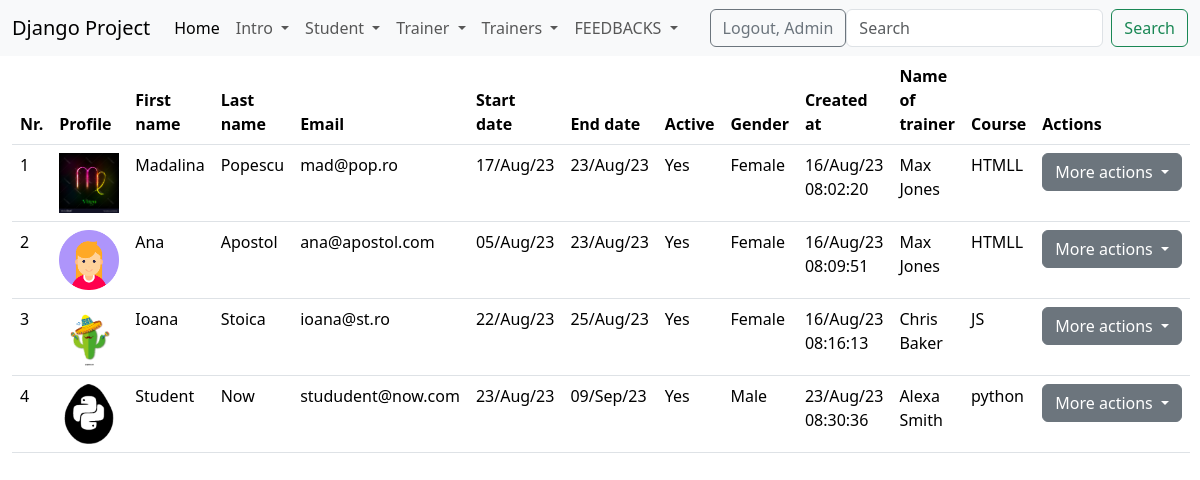
The page /list-of-students/ (signed in) on the database its author committed.
### student/models.py (models this page shows, shortened)
class Student(models.Model):
    gender_options = (
        ('male','MALE'),
        ('female','FEMALE')
    )
    first_name = models.CharField(max_length=30)
    last_name = models.CharField(max_length=30)
    age = models.IntegerField()
    email = models.EmailField(max_length=100)
    description = models.TextField(max_length=500)
    start_date = models.DateField()
    end_date = models.DateField()
    active = models.BooleanField(default=True)
    gender = models.CharField(max_length=6, choices=gender_options)
    trainer = models.ForeignKey(Trainer, on_delete=models.CASCADE, null=True)
    profile = models.ImageField(upload_to='profiles_student/', null=True)
    create_at = models.DateTimeField(auto_now_add=True)
    update_at = models.DateTimeField(auto_now=True)

### trainer/models.py (models this page shows)
class Trainer(models.Model):
    department_options = (
        ('backend', 'BACKEND'),
        ('frontend', 'FRONTEND'),
        ('network', 'NETWORK')
    )
    first_name = models.CharField(max_length=20)
    last_name = models.CharField(max_length=20)
    course = models.CharField(max_length=40)
    email = models.EmailField(max_length=40)
    department = models.CharField(max_length=40, choices=department_options)
    active = models.BooleanField(default=True)
    profile = models.ImageField(upload_to='profiles/', null=True)
    created_at = models.DateTimeField(auto_now_add=True)
    updated_at = models.DateTimeField(auto_now=True)
    def __str__(self):
        return f'{self.first_name} {self.last_name}'

### student/views.py (the view)
# urls.py: path('list-of-students/', views.StudentListView.as_view(), name='list_of_students'),
class StudentListView(LoginRequiredMixin,PermissionRequiredMixin,ListView):
    template_name = 'student/list_of_students.html'
    model = Student
    context_object_name = 'all_students'
    permission_required = 'student.view_list_of_students'
    def get_queryset(self):
        return Student.objects.filter(active=True)

### djangoProject/context_processors.py (called while the page is built)
def get_all_trainers(request):
    get_trainers = Trainer.objects.all()
    return {'trainers': get_trainers}

### templates/student/list_of_students.html (shortened to what this page needs)
{% extends 'base.html' %}
{% load static %}
{% block content %}
    <div class="container-fluid">
        <div class="row">
            <div class="col-md-12">
                {% if all_students %}
                    <table class="table">
                        <thead>
                        <tr>
                            <th>Nr.</th>
                            <th>Profile</th>
                            <th>First name</th>
                            <th>Last name</th>
                            <th>Email</th>
                            <th>Start date</th>
                            <th>End date</th>
                            <th>Active</th>
                            <th>Gender</th>
                            <th>Created at</th>
                            <th>Name of trainer</th>
                            <th>Course</th>
                            <th>Actions</th>
                        </tr>
                        </thead>
                        <tbody>
                        {% for student in all_students %}
                            <tr>
                                <td>{{ forloop.counter }}</td>
                                <td>
                                    {% if student.profile %}
                                        <img src="{{ student.profile.url }}" style="width: 60px; height: 60px"
                                             alt="nu exista imagine">
                                    {% elif  student.gender == 'male' %}
                                        <img src="{% static 'images/img.png' %}" style="width: 60px; height: 60px"
                                             alt="nu exista imagine">
                                    {% elif student.gender == 'female' %}
                                        <img src="{% static 'images/img_1.png' %}" style="width: 60px; height: 60px"
                                             alt="nu exista imagine">
                                    {% endif %}
                                </td>
                                <td>{{ student.first_name }}</td>
                                <td>{{ student.last_name }}</td>
                                <td>{{ student.email }}</td>
                                <td>{{ student.start_date|date:'d/M/y' }}</td>
                                <td>{{ student.end_date|date:'d/M/y' }}</td>
                                <td>
                                    {% if student.active %}
                                        Yes
                                    {% else %}
                                        No
                                    {% endif %}
                                </td>
                                <td>
                                    {{ student.gender|title }}
                                </td>
                                <td>
                                    {{ student.create_at|date:'d/M/y h:i:s' }}
                                </td>
                                <td> {% if student.trainer %}
                                    {{ student.trainer }}
                                {% else %}
                                    No trainer
                                {% endif %}
                                </td>
                                <td>
                                    {% if student.trainer.course %}
                                        {{ student.trainer.course }}
                                    {% else %}
                                        No course
                                    {% endif %}
                                </td>
                                {% if perms.student.change_student or perms.student_delete_student or perms.student.view_student %}
                                    <td>
                                        <div class="dropdown">
                                            <button class="btn btn-secondary dropdown-toggle" type="button"
                                                    data-bs-toggle="dropdown" aria-expanded="false">
                                                More actions
                                            </button>
                                        </div>
                                    </td>
                                {% else %}
                                    <td>No actions</td>
                                {% endif %}
                            </tr>
                        {% endfor %}
                        </tbody>
                    </table>
                {% else %}
                    <h1 class="text-center">NO STUDENTS!</h1>
                {% endif %}
            </div>
        </div>
    </div>
{% endblock %}

### templates/base.html (shortened to what this page needs)
<!DOCTYPE html>
{%  load static %}
<html lang="en">
<head>
    <link href="https://cdn.jsdelivr.net/npm/bootstrap@5.3.1/dist/css/bootstrap.min.css" rel="stylesheet">
    <link rel="stylesheet" href="{% static 'css/my_style.css' %}" >
</head>
<body>
{% include 'navbar.html' %}
{% block content %} {% endblock %}
</body>
</html>

### templates/navbar.html (shortened to what this page needs)
<nav class="navbar navbar-expand-lg bg-body-tertiary">
    <div class="container-fluid">
        <a class="navbar-brand" href="#">Django Project</a>
        <div class="collapse navbar-collapse" id="navbarSupportedContent">
            <ul class="navbar-nav me-auto mb-2 mb-lg-0">
                <li class="nav-item">
                    <a class="nav-link active" aria-current="page" href="{% url 'home-page' %}">Home</a>
                </li>
                {% if user.is_authenticated %}
                    <li class="nav-item dropdown">
                        <a class="nav-link dropdown-toggle" href="#" role="button" data-bs-toggle="dropdown"
                           aria-expanded="false">
                            Intro
                        </a>
                    </li>
                    {% if perms.student.add_student or perms.student.view_list_of_students %}
                        <li class="nav-item dropdown">
                            <a class="nav-link dropdown-toggle" href="#" role="button" data-bs-toggle="dropdown"
                               aria-expanded="false">
                                Student
                            </a>
                        </li>
                    {% endif %}
                    <li class="nav-item dropdown">
                        <a class="nav-link dropdown-toggle" href="#" role="button" data-bs-toggle="dropdown"
                           aria-expanded="false">
                            Trainer
                        </a>
                    </li>
                    <li class="nav-item dropdown">
                        <a class="nav-link dropdown-toggle" href="#" role="button" data-bs-toggle="dropdown"
                           aria-expanded="false">
                            Trainers
                        </a>
                    </li>
                {% endif %}
                <li class="nav-item dropdown">
                    <a class="nav-link dropdown-toggle" href="#" role="button" data-bs-toggle="dropdown"
                       aria-expanded="false">
                        FEEDBACKS
                    </a>
                </li>
            </ul>
            {% if user.is_authenticated %}
                <div>
                    <a href="{% url 'logout' %}" class="btn btn-outline-secondary">Logout, {{ user.username|title }}</a>
                </div>
                <form class="d-flex" method="get" action="{% url 'search' %}" role="search">
                    <input name="filter" class="form-control me-2" type="search" placeholder="Search"
                           aria-label="Search">
                    <button class="btn btn-outline-success" type="submit">Search</button>
                </form>
            {% else %}
                <div>
                    <a href="{% url 'login' %}" class="btn btn-outline-primary">Login</a>
                    <a href="{% url 'create-user' %}" class="btn btn-outline-secondary">Sign up</a>
                </div>
            {% endif %}
        </div>
    </div>
</nav>

### rows shown on the page
Student: profile (picture), first_name "Madalina", last_name "Popescu", email "mad@pop.ro", start_date "17/Aug/23", end_date "23/Aug/23", active "Yes", gender "Female", create_at "16/Aug/23 08:02:20", trainer "Max Jones", trainer.course "HTMLL"
Student: profile (picture), first_name "Ana", last_name "Apostol", email "ana@apostol.com", start_date "05/Aug/23", end_date "23/Aug/23", active "Yes", gender "Female", create_at "16/Aug/23 08:09:51", trainer "Max Jones", trainer.course "HTMLL"
Student: profile (picture), first_name "Ioana", last_name "Stoica", email "ioana@st.ro", start_date "22/Aug/23", end_date "25/Aug/23", active "Yes", gender "Female", create_at "16/Aug/23 08:16:13", trainer "Chris Baker", trainer.course "JS"
Student: profile (picture), first_name "Student", last_name "Now", email "stududent@now.com", start_date "23/Aug/23", end_date "09/Sep/23", active "Yes", gender "Male", create_at "23/Aug/23 08:30:36", trainer "Alexa Smith", trainer.course "python"

### other values the page prints
{{ user.username|title }} "Admin"
